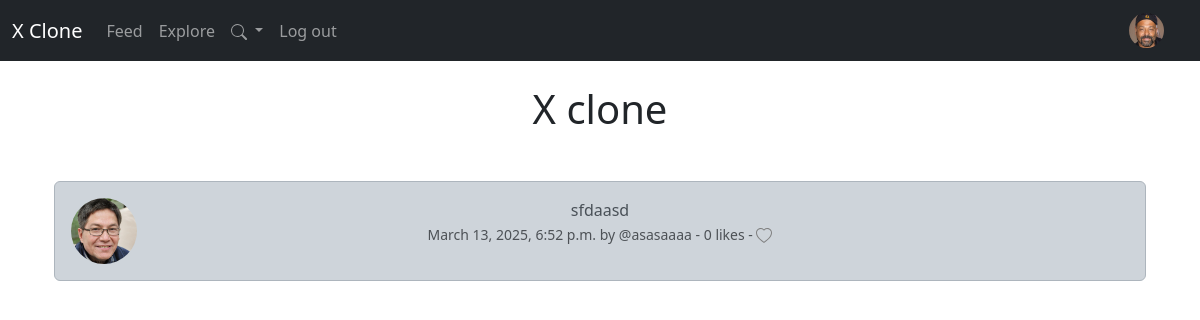
The page /show_tweet/19 (signed in) on the database its author committed.
### x/models.py (models this page shows, shortened)
class CustomUser(AbstractUser):
    follows = models.ManyToManyField("self",
                                     related_name="followed_by",
                                     symmetrical=False,
                                     blank=True)
    profile_image = models.ImageField(null=True, blank=True, upload_to='images/')
    profile_bio = models.CharField(null=True, blank=True, max_length=500)
    homepage_link = models.CharField(null=True, blank=True, max_length=150)
    facebook_link = models.CharField(null=True, blank=True, max_length=150)
    instagram_link = models.CharField(null=True, blank=True, max_length=150)
    linkedin_link = models.CharField(null=True, blank=True, max_length=150)
    def __str__(self):
        return self.username

class Tweet(models.Model):
    user = models.ForeignKey(
        CustomUser,
        related_name="tweets",
        on_delete=models.DO_NOTHING
    )
    body = models.CharField(max_length=200)
    created_at = models.DateTimeField(auto_now=True)
    likes = models.ManyToManyField(CustomUser, related_name='tweet_like', blank=True)
    def number_of_likes(self):
        return self.likes.count()

### x/views.py (the view)
# urls.py: path("show_tweet/<int:pk>", views.show_tweet, name="show_tweet"),
def show_tweet(request, pk):
    tweet = get_object_or_404(Tweet, id=pk)
    if tweet:
        return  render (request, "show_tweet.html", {"tweet":tweet})
    else:
        messages.success(request, ("This tweet does not exist..."))

### x/templates/show_tweet.html (shortened to what this page needs)
{% extends 'base.html' %}
{% load static %}
{% block content %}
<div class="container text-center">
    <div class="row">
    <div class="col-12">
        <h1 class="mb-5">X clone</h1>
        {% if tweet %}
        <div class="alert alert-dark" role="alert">
            <div class="row">
                <div class="col-1">
                    {% if tweet.user.profile_image %}
                    <img src="{{ tweet.user.profile_image.url}}" class="img-fluid rounded-circle" width=200 height=200 alt="Profile image...">
                    {% else %}
                    <img src="{% static '/images/default_profile.jpg' %}" class="img-fluid rounded-circle" alt="Profile image...">
                    {% endif %}
                </div>
                <div class="col-10">
                    <div class="container">
                        {{ tweet.body }}
                        <br><small class="text-muted">
                            {{ tweet.created_at }} by @{{ tweet.user }} - {{ tweet.number_of_likes }} likes -
                            {% if user in tweet.likes.all %}
                            <a href="{% url 'tweet_like' tweet.id %}">
                                <svg xmlns="http://www.w3.org/2000/svg" style="color: black" width="16" height="16" fill="currentColor" class="bi bi-heart-fill" viewBox="0 0 16 16">
                                    <path fill-rule="evenodd" d="M8 1.314C12.438-3.248 23.534 4.735 8 15-7.534 4.736 3.562-3.248 8 1.314"/>
                                  </svg>
                            </a>
                            {% else %}
                            <a href="{% url 'tweet_like' tweet.id %}">
                                </a>
                            {% endif %}
                        </small>
                    </div>
                </div>
            </div>
        </div>
        {% endif %}
    </div>
    </div>
    </div>
</div>
{% endblock %}

### x/templates/navbar.html (shortened to what this page needs)
{% load static %}
<nav class="navbar navbar-expand-lg bg-dark navbar-dark">
    <div class="container-fluid">
      <a class="navbar-brand" href="#">X Clone</a>
      <div class="collapse navbar-collapse" id="navbarNav">
        <ul class="navbar-nav">
          <li class="nav-item">
            <a class="nav-link" aria-current="page" href="{% url 'home' %}">Feed</a>
          </li>
          <li class="nav-item">
            <a class="nav-link" href="{% url 'profile_list' %}">Explore</a>
          </li>
          {% if user.is_authenticated%}
          <li class="nav-item dropdown">
            <a class="nav-link dropdown-toggle" href="#" id="navbarDropdown" role="button" data-bs-toggle="dropdown" aria-expanded="false">
              <svg xmlns="http://www.w3.org/2000/svg" width="16" height="16" fill="currentColor" class="bi bi-search" viewBox="0 0 16 16">
                <path d="M11.742 10.344a6.5 6.5 0 1 0-1.397 1.398h-.001q.044.06.098.115l3.85 3.85a1 1 0 0 0 1.415-1.414l-3.85-3.85a1 1 0 0 0-.115-.1zM12 6.5a5.5 5.5 0 1 1-11 0 5.5 5.5 0 0 1 11 0"/>
              </svg>
            </a>
          <li class="nav-item">
            <a class="nav-link" href="{% url 'logout' %}">Log out</a>
          </li>
          {% endif %}
        </ul>
        {% if user.is_authenticated %}
          <ul class="navbar-nav ms-auto">
            <li class="nav-link navbar-brand">
              {% if user.profile_image %}
             <a href="{% url 'profile' request.user.id %}"> <img src="{{user.profile_image.url}}" class="rounded-circle" width="35"></a>
              {% else %}
              <a href="{% url 'profile' request.user.id %}"><img src="{% static '/images/default_profile.jpg' %}" class="rounded-circle" width="35"></a>
              {% endif %}
            </li>
          </ul>
        {% endif %}
      </div>
    </div>
  </nav>

### rows shown on the page
CustomUser: profile_image (picture)
Tweet: user.profile_image (picture), body "sfdaasd", created_at "March 13, 2025, 6:52 p.m.", user "asasaaaa", number_of_likes "0"
